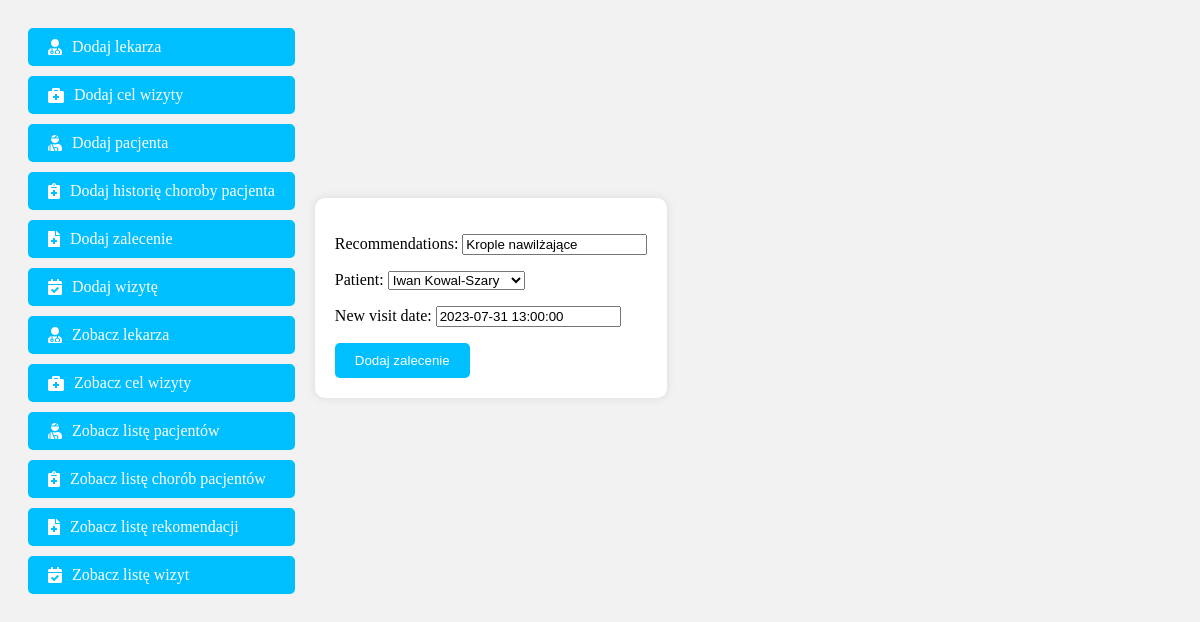
/show_recommendations/1, run on the app's committed database.
### registration/models.py (models this page shows, shortened)
class Recommendation(models.Model):
    recommendations = models.CharField(max_length=64)
    patient = models.ForeignKey(Patient, on_delete=models.CASCADE)
    new_visit_date = models.DateTimeField()

### registration/views.py (the view, shortened to what this page needs)
# urls.py: path('show_recommendations/<int:id>', views.LetEditRecommendation.as_view(), name='edit_recommendation'),
class LetEditRecommendation(View):
    def get(self, request, id):
        recommendation = Recommendation.objects.get(pk=id)
        form = AddRecommendationForm(instance=recommendation)
        return render(request, 'add_recommendation.html', {'form': form})

### registration/forms.py
class AddRecommendationForm(forms.ModelForm):
    class Meta:
        model = Recommendation
        fields = '__all__'

### registration/models.py (called while the page is built)
    def __str__(self):
        return f'{self.name} {self.surname}'

### templates/add_recommendation.html (shortened to what this page needs)
{% extends 'index.html' %}
{% block content %}
<div class="form-container">
    <form method="post" class="nice-form">
        {{ form.as_p }}
        <button type="submit" class="nice-button">Dodaj zalecenie</button>
    </form>
</div>
{% endblock %}

### registration/static/base.css (style rules this page uses)
.contener { background-color: #f2f2f2; display: flex; justify-content: flex-start; padding: 20px; }
.form-container { display: flex; justify-content: space-between; align-items: center; height: 50vh; padding: 0 20px; }
.nice-form { flex: auto; max-width: calc(100% - 10px); margin-top: 100px; background-color: #ffffff; padding: 20px; border-radius: 10px; box-shadow: 0px 0px 10px 0px rgba(0,0,0,0.1); }
.nice-button { background-color: #00bfff; color: white; padding: 10px 20px; border: none; border-radius: 5px; cursor: pointer; transition: background-color 0.3s ease; }

### data on the page
Recommendation: recommendations "Krople nawilżające", patient "Iwan Kowal-Szary", new_visit_date "2023-07-31 13:00:00"
